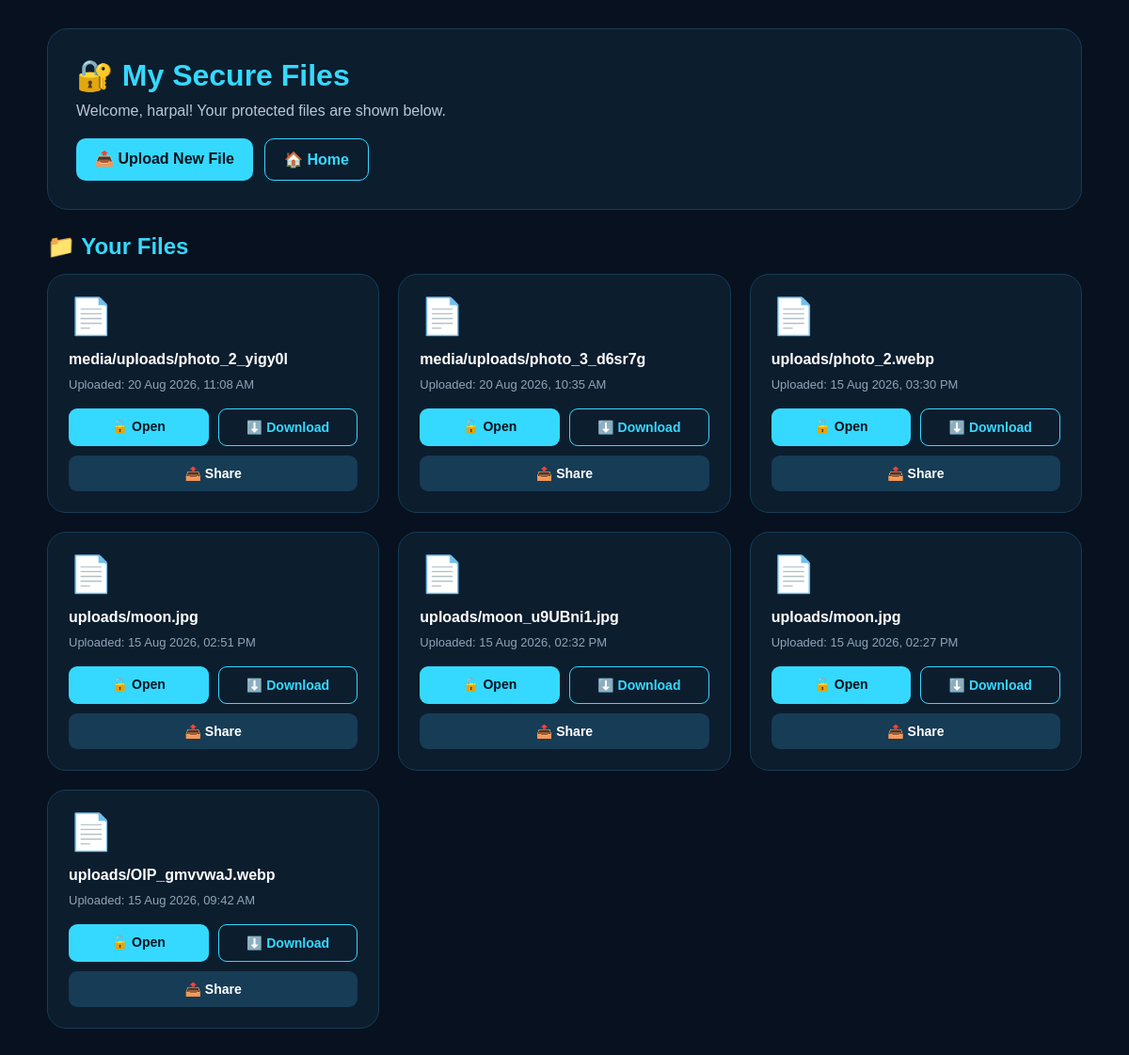
The app's page /dashboard/ (signed in), older data.
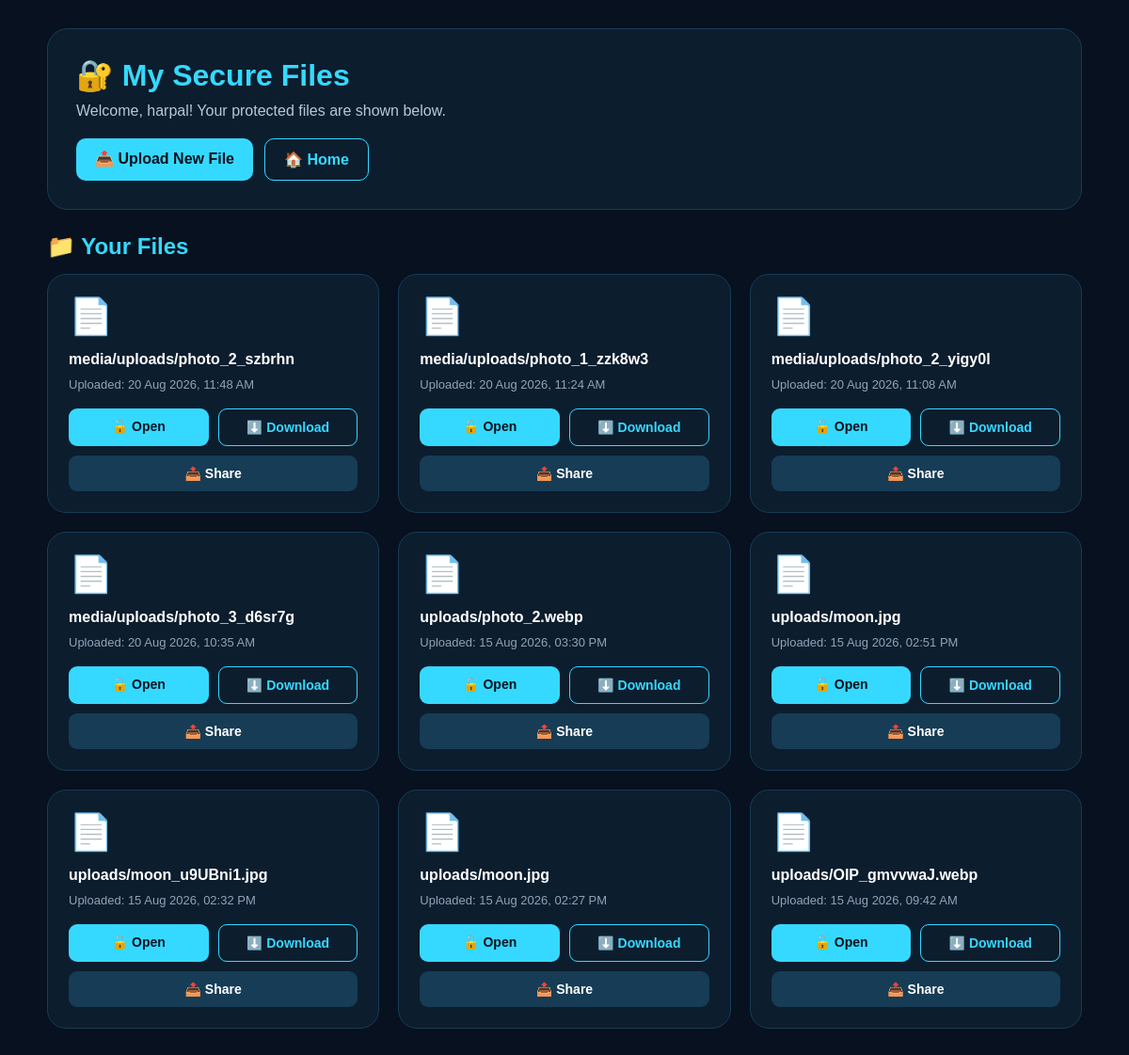
The same page, newer data.
### website/models.py (models this page shows, shortened)
class UploadedFile(models.Model):
    owner = models.ForeignKey(
        User,
        on_delete=models.CASCADE,
        null=True,
        blank=True
    )
    file = models.FileField(upload_to="uploads/")
    uploaded_at = models.DateTimeField(auto_now_add=True)
    password = models.CharField(max_length=24)

### website/views.py (the view)
# urls.py: path('dashboard/', dashboard, name='dashboard'),
@login_required
def dashboard(request):
    files = UploadedFile.objects.filter(
        owner=request.user
    ).order_by("-uploaded_at")
    return render(
        request,
        "website/dashboard.html",
        {
            "files": files
        }
    )

### website/templates/website/dashboard.html (shortened to what this page needs)
<!DOCTYPE html>
<html lang="en">
<head>
</head>
<body>
<div class="container">
    <div class="header">
        <h1>🔐 My Secure Files</h1>
        <p class="welcome">
            Welcome, {{ request.user.username }}!
            Your protected files are shown below.
        </p>
        <div class="top-buttons">
            <a href="{% url 'upload_file' %}" class="upload-btn">
                📤 Upload New File
            </a>
            <a href="/" class="home-btn">
                🏠 Home
            </a>
        </div>
    </div>
    <h2 class="files-title">
        📁 Your Files
    </h2>
    {% if files %}
        <div class="files">
            {% for file in files %}
                <div class="file-card">
                    <div class="file-icon">
                        📄
                    </div>
                    <div class="file-name">
                        {{ file.file.name }}
                    </div>
                    <div class="date">
                        Uploaded:
                        {{ file.uploaded_at|date:"d M Y, h:i A" }}
                    </div>
                    <div class="actions">
                        <a
                            href="{% url 'protected_file' file.id %}"
                            class="open"
                        >
                            🔓 Open
                        </a>
                        <a
                            href="{% url 'protected_file' file.id %}"
                            class="download"
                        >
                            ⬇️ Download
                        </a>
                        <a
                            href="{% url 'protected_file' file.id %}"
                            class="share"
                            onclick="shareFile(event, this.href)"
                        >
                            📤 Share
                        </a>
                    </div>
                </div>
            {% endfor %}
        </div>
    {% endif %}
</div>
</body>
</html>

Row changes from the older to the newer data that the page shows:
added UploadedFile: file.name "media/uploads/photo_2_szbrhn", uploaded_at "20 Aug 2026, 11:48 AM"
added UploadedFile: file.name "media/uploads/photo_1_zzk8w3", uploaded_at "20 Aug 2026, 11:24 AM"
